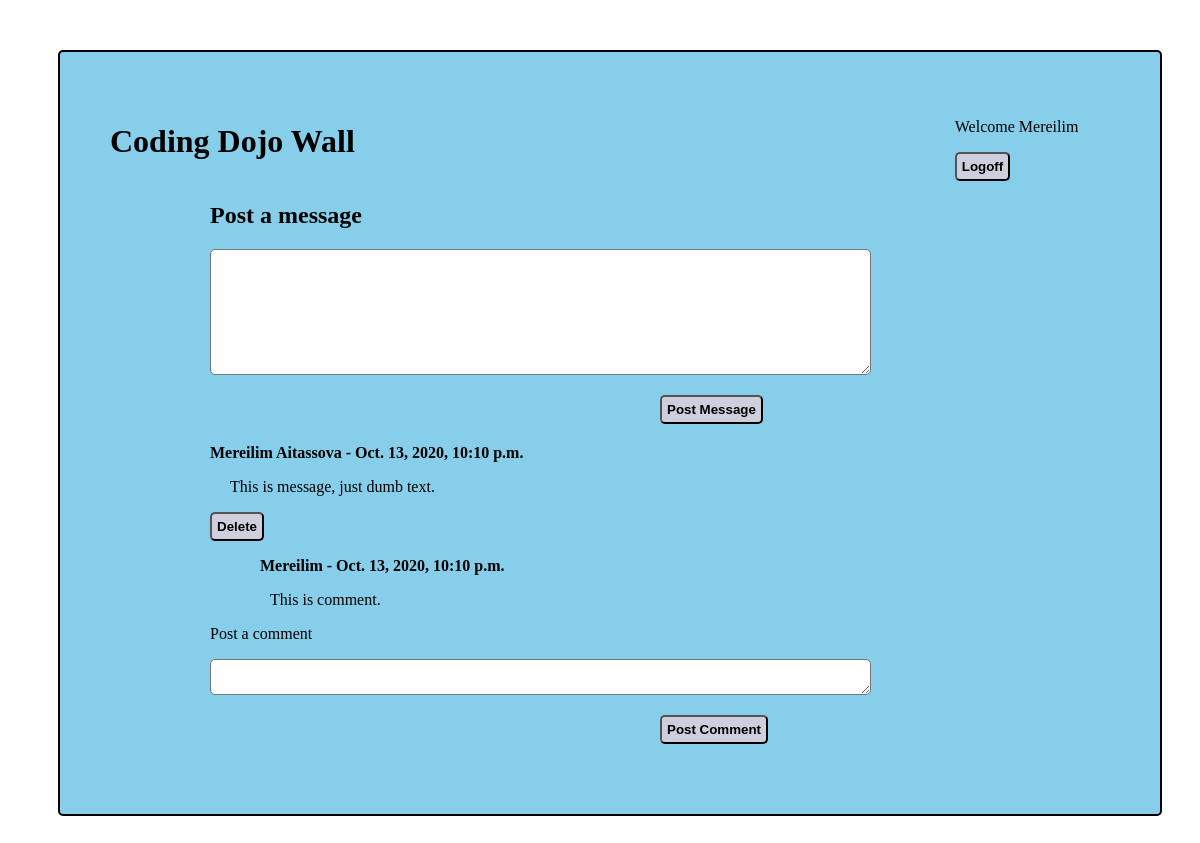
Screenshot of /wall (signed in) with the database file from the repository.
### wall_app/models.py (models this page shows, shortened)
class User(models.Model):
    first_name =  models.CharField(max_length=255)
    last_name =  models.CharField(max_length=255)
    email = models.CharField(max_length=60)
    password = models.CharField(max_length=60)
    confirm = models.CharField(max_length=60)
    created_at = models.DateTimeField(auto_now_add=True)
    updated_at = models.DateTimeField(auto_now=True)
    objects = UserManager()

class Message(models.Model):
    message = models.TextField()
    user = models.ForeignKey(User, related_name="messages", on_delete=models.CASCADE)
    created_at = models.DateTimeField(auto_now_add=True)
    updated_at = models.DateTimeField(auto_now=True)
    objects = MessageManager()

class Comment(models.Model):
    comment = models.TextField()
    user = models.ForeignKey(User, related_name="user_comments",on_delete=models.CASCADE)
    message = models.ForeignKey(Message, related_name="message_comments",on_delete=models.CASCADE)
    created_at = models.DateTimeField(auto_now_add=True)
    updated_at = models.DateTimeField(auto_now=True)
    objects = CommentManager()

### wall_app/views.py (the view)
# urls.py: path('wall', views.wall),
def wall(request):
    within_30_minutes = datetime.now() - timedelta(seconds=60 * 30)
    messages_before_30_mintues = Message.objects.filter(created_at = within_30_minutes)
    print(messages_before_30_mintues)
    if 'uid' not in request.session:
        messages.error(request, "You have not logged in or registered, please log in or register.")
        return redirect('/')
    context = {
        'user': User.objects.get(id=request.session['uid']),
        'all_messages': Message.objects.all(),
        'comments': Comment.objects.all()
    }
    return render(request, 'wall.html', context)

### wall_app/templates/wall.html (shortened to what this page needs)
<!DOCTYPE html>
<html lang="en" dir="ltr">
<head>
{%load static%}
<link rel="stylesheet" href="{% static 'css/style.css' %}">
</head>
<body>
<div id="wrapper">
    <div id="header">
        <h1 class="inline">Coding Dojo Wall</h1>
        <div id ="top-right">
        <p class="inline">Welcome {{ user.first_name }}</p>
        <a href="/logout"><button type="button">Logoff</button></a>
        </div>
    </div>
    <div id="post">
            <h2>Post a message</h2>
            <form action="/post_message/{{user.id}}" method="post">
            <textarea name="message" rows="8" cols="80"></textarea>
            <button class="message_button" type="submit">Post Message</button>
            </form>
            {%for message in all_messages%}
            <p class="bold">{{message.user.first_name}} {{message.user.last_name}} - {{message.created_at}}</p>
            <p class="indent">{{message.message}}</p>
            {%if message.user.id == user.id%}
                <form action="/delete_message" method="post">
                    <button type="submit" class="btn btn-warning">Delete</button>
                </form>
            {%endif%}
            {% if comments %}
                {% for comment in comments %}
                    {% if comment.message.id == message.id %}
                    <p class="bold2">{{ comment.user.first_name }} - {{ comment.created_at }}</p>
                    <p class="indent2">{{ comment.comment }}</p>
                    {% endif %}
                {% endfor %}
            {% endif %}
            <p>Post a comment</p>
            <form action="/post_comment" method="post" >
                <textarea name="comment" rows="2" cols="80"></textarea>
                <button class="message_button" type="submit">Post Comment</button>
            </form>
            {%endfor%}
</div>
</body>
</html>

### wall_app/static/css/style.css (style rules this page uses)
#wrapper { border: 2pt solid black; border-radius: 5px; margin: 50px; padding: 50px; width: 1000px; background-color: skyblue; }
button { display: block; border-radius: 5px; background-color: rgb(205, 207, 221); font-weight: bold; padding: 5px; }
a { text-decoration: none; }
#top-right { display: inline-block; margin-left: 600px; }
#header { display: inline-flex; justify-content: space-between; }
button { border-radius: 5px; padding: 5px; }
textarea { border-radius: 5px; display: block; }
.message_button { margin: 20px 0 20px 450px; }
.bold { font-weight: bold; }
.indent { margin-left: 20px; }
#post { margin-left: 100px; }
.bold2 { font-weight: bold; margin-left: 50px; }
.indent2 { margin-left: 60px; }

### rows the page displays
User: first_name "Mereilim"
Message: user.first_name "Mereilim", user.last_name "Aitassova", created_at "Oct. 13, 2020, 10:10 p.m.", message "This is message, just dumb text."
Comment: user.first_name "Mereilim", created_at "Oct. 13, 2020, 10:10 p.m.", comment "This is comment."
